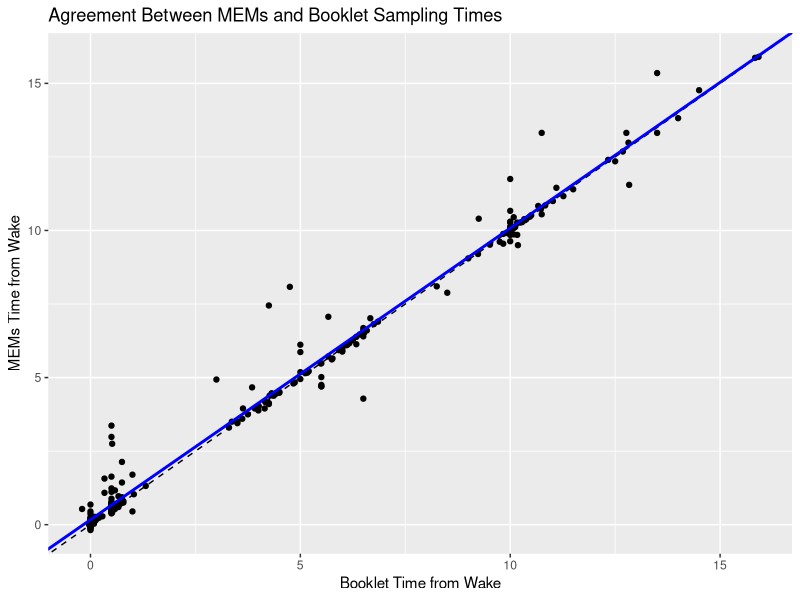
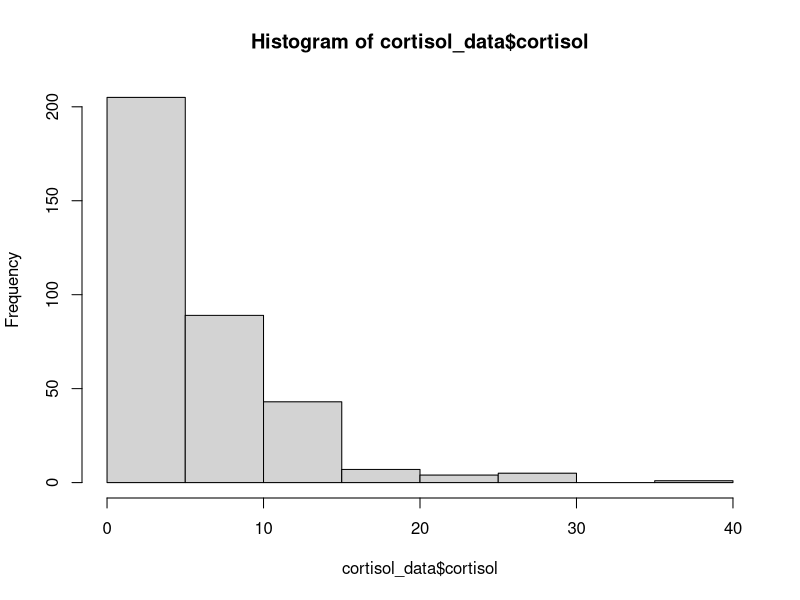
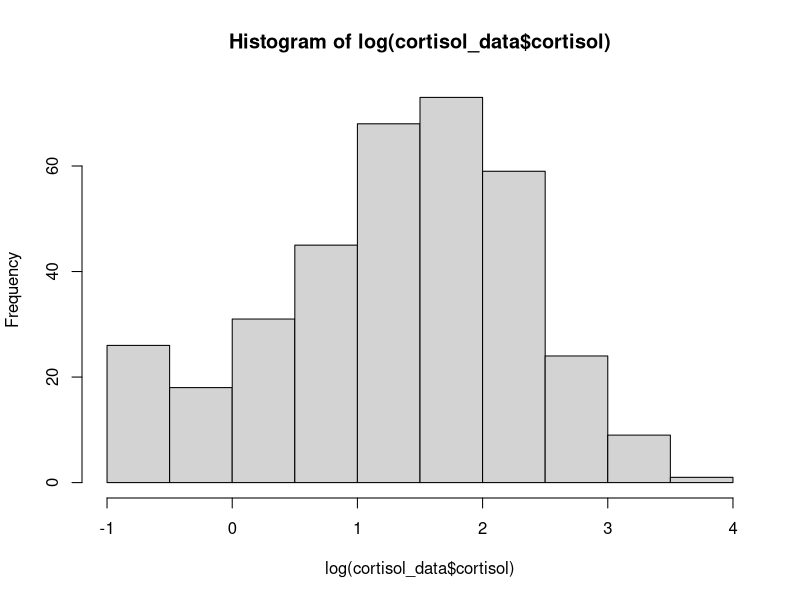
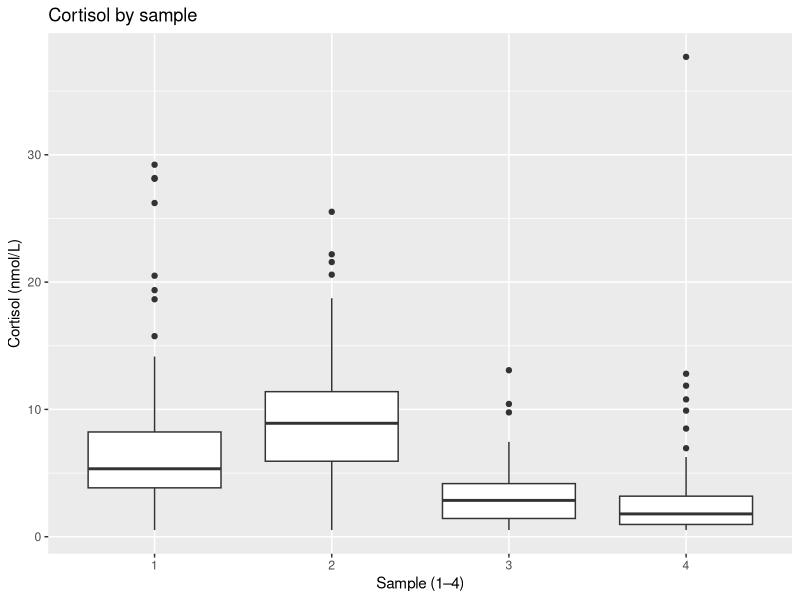
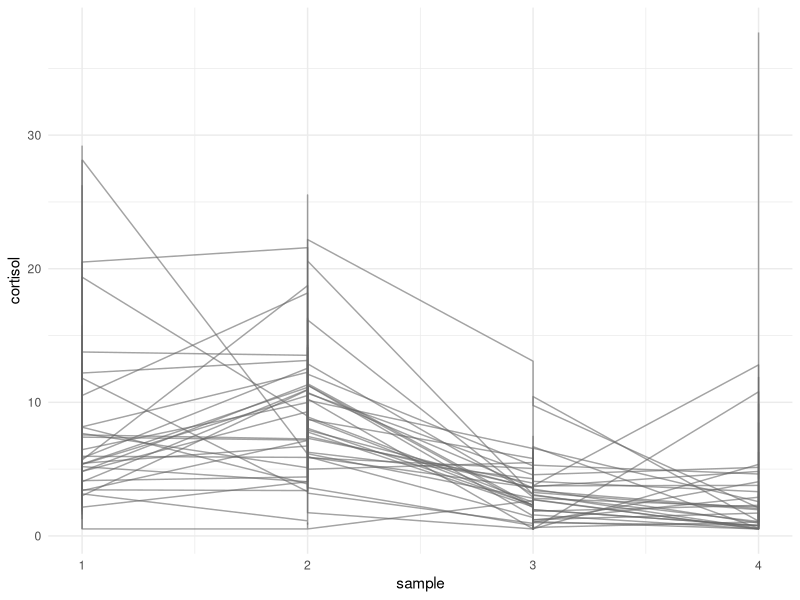
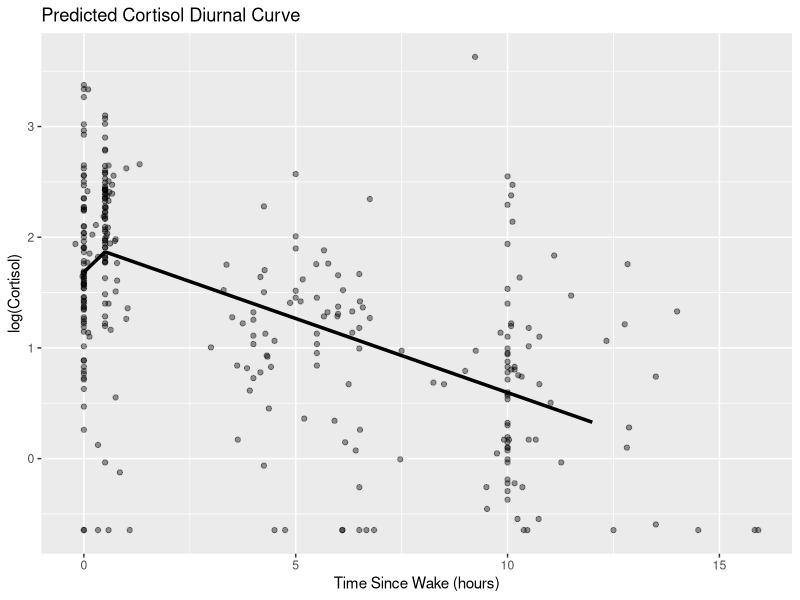
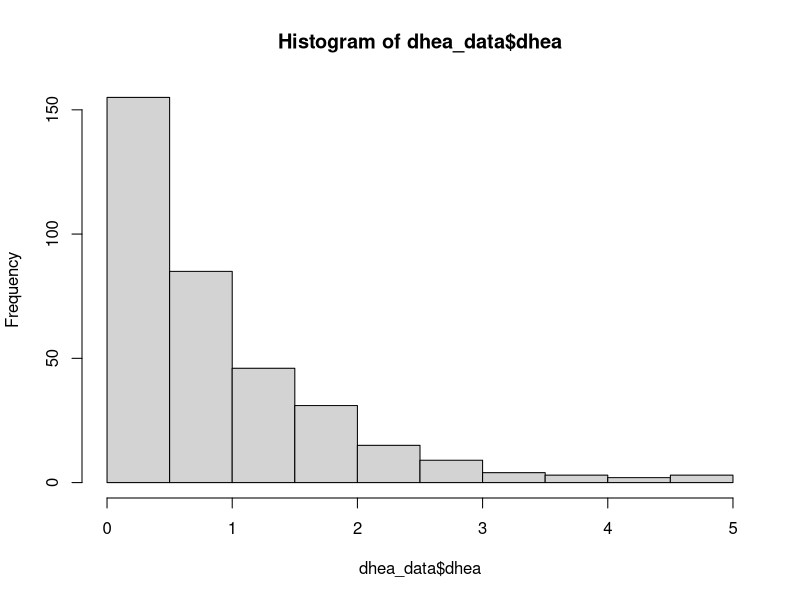
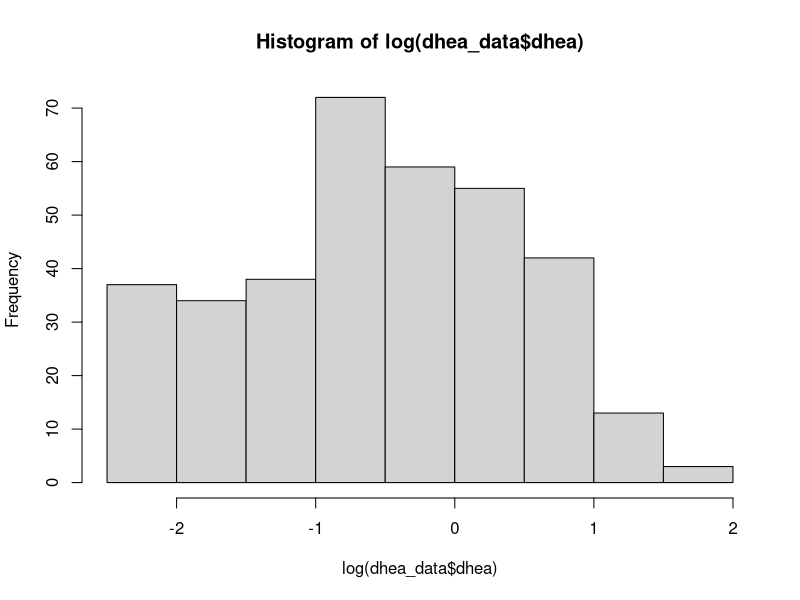

Reproduce these figures in R, in order.
#######data cleaning and analysis for project0 data
library(kableExtra)
library(tidyverse)
library(lme4)
library(lmerTest)
#read in data
p0_data <- read_csv("./Project0/Data/Project0_Clean_v2.csv")
#####NOTE: file path for data: /Users/eduardo/Eduardo/UColorado PhD Bios/Spring 26/BIOS6624 Advanced Statistical Methods/BIOS6624/Project0/Data
#remove columns that wont be used for data analysis
p0_data <- p0_data %>%
  select(-`Booklet: Sample interval`, -`Booklet: Sample interval Decimal Time (mins)`, -`MEMs: Sample interval`,
         -`MEMs: Sample interval Decimal Time (mins)`, -`Cortisol (ug/dl)`, -`DHEA (pg/dl)`)

#convert date columns to appropriate date format
p0_data <- p0_data %>%
  mutate(
    `Collection Date` = mdy(`Collection Date`)
  ) %>%
  rename(
    date = `Collection Date`,
    sample = `Collection Sample`,
    wake_tm = `Sleep Diary reported wake time`,
    booklet_tm = `Booket: Clock Time`,
    mems_tm = `MEMs: Clock Time`,
    cortisol = `Cortisol (nmol/L)`,
    dhea = `DHEA (nmol/L)`,
    day = DAYNUMB
  )

#explore missingness of data
miss_p0 <- p0_data %>%
  summarise(across(everything(),
                   ~mean(is.na(.)))) %>%
  pivot_longer(everything(),
               names_to = "variable",
               values_to = "prop_missing") %>%
  arrange(desc(prop_missing))
print(miss_p0)  

#manually calculate sample interval times for MEMs and Booklet 
p0_data <- p0_data %>%
  group_by(SubjectID, date) %>%
  arrange(sample, .by_group = TRUE) %>%
  fill(wake_tm, .direction = "down") %>%
  ungroup() %>%
  mutate(
    mems_interval = as.numeric(mems_tm - wake_tm)/3600,
    booklet_interval = as.numeric(booklet_tm - wake_tm)/3600
  )



##########--------Table 1------#############

#create table 1 of summary statistics for difference between mems and booklet
#time, cortisol, and dhea stratified by sample

# ---- Prep analysis dataset ----
table1_data <- p0_data %>%
  mutate(
    Sample = factor(sample,
                    levels = 1:4,
                    labels = c("Sample 1 (Wake)",
                               "Sample 2 (+30 min)",
                               "Sample 3 (Lunch)",
                               "Sample 4 (+10 hr)")),
    time_diff = mems_interval - booklet_interval
  )

# ---- Helper functions ----
fmt_mean_sd <- function(x, digits = 2){
  if(all(is.na(x))) return("")
  sprintf(paste0("%.",digits,"f (%.",digits,"f)"),
          mean(x, na.rm = TRUE),
          sd(x, na.rm = TRUE))
}

fmt_median_iqr <- function(x, digits = 2){
  if(all(is.na(x))) return("")
  q <- quantile(x, c(.25,.5,.75), na.rm = TRUE)
  sprintf(paste0("%.",digits,"f [%.",digits,"f, %.",digits,"f]"),
          q[2], q[1], q[3])
}

missing_cell <- function(x) {
  n_miss <- sum(is.na(x))
  p_miss <- round(mean(is.na(x)) * 100, 1)
  # build string by hand; LaTeX-safe percent is \%
  paste0(n_miss, " (", format(p_miss, nsmall = 1), "\\%)")
}

# ---- Summaries by Sample (wide) ----
by_sample <- table1_data %>%
  group_by(Sample) %>%
  summarise(
    N            = as.character(n()),
    mems_mean_sd = fmt_mean_sd(mems_interval),
    mems_med_iqr = fmt_median_iqr(mems_interval),
    mems_miss    = missing_cell(mems_interval),
    
    book_mean_sd = fmt_mean_sd(booklet_interval),
    book_med_iqr = fmt_median_iqr(booklet_interval),
    book_miss    = missing_cell(booklet_interval),
    
    diff_mean_sd = fmt_mean_sd(time_diff),
    diff_med_iqr = fmt_median_iqr(time_diff),
    diff_miss    = missing_cell(time_diff),
    
    cort_mean_sd = fmt_mean_sd(cortisol),
    cort_med_iqr = fmt_median_iqr(cortisol),
    cort_miss    = missing_cell(cortisol),
    
    dhea_mean_sd = fmt_mean_sd(dhea),
    dhea_med_iqr = fmt_median_iqr(dhea),
    dhea_miss    = missing_cell(dhea),
    .groups = "drop"
  ) %>%
  pivot_longer(-Sample, names_to="key", values_to="val") %>%
  pivot_wider(names_from = Sample, values_from = val)

# ---- Overall column ----
overall <- table1_data %>%
  summarise(
    Sample       = "Overall",
    N            = as.character(n()),
    mems_mean_sd = fmt_mean_sd(mems_interval),
    mems_med_iqr = fmt_median_iqr(mems_interval),
    mems_miss    = missing_cell(mems_interval),
    
    book_mean_sd = fmt_mean_sd(booklet_interval),
    book_med_iqr = fmt_median_iqr(booklet_interval),
    book_miss    = missing_cell(booklet_interval),
    
    diff_mean_sd = fmt_mean_sd(time_diff),
    diff_med_iqr = fmt_median_iqr(time_diff),
    diff_miss    = missing_cell(time_diff),
    
    cort_mean_sd = fmt_mean_sd(cortisol),
    cort_med_iqr = fmt_median_iqr(cortisol),
    cort_miss    = missing_cell(cortisol),
    
    dhea_mean_sd = fmt_mean_sd(dhea),
    dhea_med_iqr = fmt_median_iqr(dhea),
    dhea_miss    = missing_cell(dhea)
  ) %>%
  pivot_longer(-Sample, names_to="key", values_to="val") %>%
  select(-Sample) %>%
  rename(Overall = val)

# ---- Merge sample columns + overall ----
wide <- by_sample %>%
  left_join(overall, by="key")

# build row structure i want so that there are bolded sub headers and indented statistics
indent <- "\\hspace{3mm}"

row_map <- tibble::tribble(
  ~row_key,        ~Statistic,
  "N",             "N",
  
  "mems_hdr",      "\\textbf{MEMS time since wake (hours)}",
  "mems_mean_sd",  paste0(indent, "mean (SD)"),
  "mems_med_iqr",  paste0(indent, "median [IQR]"),
  "mems_miss",     paste0(indent, "missing, n (\\%)"),
  
  "book_hdr",      "\\textbf{Booklet time since wake (hours)}",
  "book_mean_sd",  paste0(indent, "mean (SD)"),
  "book_med_iqr",  paste0(indent, "median [IQR]"),
  "book_miss",     paste0(indent, "missing, n (\\%)"),
  
  "diff_hdr",      "\\textbf{Time diff (MEMS -- Booklet) [hours]}",
  "diff_mean_sd",  paste0(indent, "mean (SD)"),
  "diff_med_iqr",  paste0(indent, "median [IQR]"),
  "diff_miss",     paste0(indent, "missing, n (\\%)"),
  
  "cort_hdr",      "\\textbf{Cortisol (nmol/L)}",
  "cort_mean_sd",  paste0(indent, "mean (SD)"),
  "cort_med_iqr",  paste0(indent, "median [IQR]"),
  "cort_miss",     paste0(indent, "missing, n (\\%)"),
  
  "dhea_hdr",      "\\textbf{DHEA (nmol/L)}",
  "dhea_mean_sd",  paste0(indent, "mean (SD)"),
  "dhea_med_iqr",  paste0(indent, "median [IQR]"),
  "dhea_miss",     paste0(indent, "missing, n (\\%)")
)

# Join values for the actual stat rows; keep header rows with blanks
tab_vals <- wide %>%
  rename(row_key = key)

table1_out <- row_map %>%
  left_join(tab_vals, by = "row_key") %>%
  mutate(
    across(where(is.character), ~replace_na(.x, ""))  # blanks for header rows
  ) %>%
  select(-row_key)


# render using kable so that it knits to pdf nicely
kable(
  table1_out,
  format   = "latex",
  booktabs = TRUE,
  align    = "lccccc",
  caption  = "Descriptive statistics by sample collection time",
  escape   = FALSE
) %>%
  kable_styling(latex_options = c("hold_position", "scale_down"), font_size = 10)




##########--------QUESTION 1------#############

#run linear mixed effects model of booklet time vs mems time with random intercept
q1_mod1 <- lmer(mems_interval ~ booklet_interval + (1|SubjectID), data = p0_data)

#create table of lmm for question 1
#get fixed effects from model
fixef_tab <- summary(q1_mod1)$coefficients %>%
  as.data.frame() %>%
  rownames_to_column("Term") %>%
  select(
    Term,
    Estimate,
    `Std. Error`,
    `Pr(>|t|)`
  )
#95% ci
ci_tab <- confint(q1_mod1) %>%
  as.data.frame() %>%
  rownames_to_column("Term") %>%
  rename(
    LL = `2.5 %`,
    UL = `97.5 %`
  ) %>%
  filter(Term %in% fixef_tab$Term)
#putting table together
model_table <- fixef_tab %>%
  left_join(ci_tab, by = "Term") %>%
  mutate(
    CI_95 = sprintf("[%.3f, %.3f]", LL, UL),
    Estimate = round(Estimate, 3),
    `Std. Error` = round(`Std. Error`, 3),
    `Pr(>|t|)` = signif(`Pr(>|t|)`, 3)
  ) %>%
  select(
    Term,
    Estimate,
    CI_95,
    `Pr(>|t|)`
  ) %>%
  rename(
    `95% CI` = CI_95,
    `p-value` = `Pr(>|t|)`
  )
#extract hypothesis test of whether beta1 is equal to 1
contest_res <- contest(q1_mod1, L = c(0, 1), rhs = 1)

contest_table <- tibble(
  Term = "Slope test: β1 = 1",
  Estimate = NA,
  `95% CI` = NA,
  `p-value` = signif(contest_res$`Pr(>F)`[1], 3)
)
#final table
final_table <- bind_rows(
  model_table,
  contest_table
)
#change row names so that they are appropriate for final report
rownames(final_table) <- c("Intercept", "Booklet Interval", "Slope Test = 1")
#use kbl to knit to pdf nicely (kbl is the best)
final_table %>%
  kbl(
    caption = "Linear mixed model results for MEMS interval vs booklet interval",
    align = "lccc",
    booktabs = TRUE,
    linesep = ""
  ) %>%
  kable_styling(
    latex_options = c("hold_position"),
    font_size = 10
  )

#scatterplot of agreement between mems and booklet times
ggplot(p0_data, aes(x= booklet_interval, y= mems_interval)) + 
  geom_point() + 
  geom_abline(slope = 1, intercept = 0, linetype = "dashed") + 
  geom_abline(slope = fixef(q1_mod1)["booklet_interval"], intercept = fixef(q1_mod1)["(Intercept)"],
              linewidth = 1, col = "blue") +
  labs(title = "Agreement Between MEMs and Booklet Sampling Times",
       x = "Booklet Time from Wake", y= "MEMs Time from Wake")


##########--------QUESTION 2------#############

#create truth columns of +/- 7.5 and 15 mins to check adherence
p0_data <- p0_data %>%
  mutate(
    truth = case_when(
      sample == 2 ~ .5,
      sample == 4 ~ 10,
      .default = NA
    ),
    deviation_mems = abs(mems_interval - truth),
    deviation_book = abs(booklet_interval - truth)
  )

#check adherence
p0_data <- p0_data %>%
  mutate(
    adherence_mems7_5 = if_else(deviation_mems <= 7.5/60, 1, 0),
    adherence_book7_5 = if_else(deviation_book <= 7.5/60, 1, 0),
    adherence_mems15 = if_else(deviation_mems <= 15/60, 1, 0),
    adherence_book15 = if_else(deviation_book <= 15/60, 1, 0)
  )

#calc adherence proportions
adherence <- p0_data %>%
  filter(!is.na(truth)) %>%
  summarise(
    within_7_5_mems = mean(adherence_mems7_5, na.rm = TRUE),
    within_15_mems = mean(adherence_mems15, na.rm = TRUE),
    within_7_5_book = mean(adherence_book7_5, na.rm = TRUE),
    within_15_book = mean(adherence_book15, na.rm = TRUE)
  )

#transform adherence table to long so that it's ready to print
adherence_table <- adherence %>%
  pivot_longer(
    cols = everything(),
    names_to = "name",
    values_to = "prop"
  ) %>%
  mutate(
    Method = if_else(grepl("_mems$", name), "MEMS", "Booklet"),
    Window = case_when(
      grepl("^within_7_5_", name) ~ "±7.5 minutes",
      grepl("^within_15_",  name) ~ "±15 minutes"
    )
  ) %>%
  select(Window, Method, prop) %>%
  pivot_wider(names_from = Method, values_from = prop)
#convert to percents
adherence_table <- adherence_table %>%
  mutate(
    MEMS = scales::percent(MEMS, accuracy = 0.1),
    Booklet = scales::percent(Booklet, accuracy = 0.1)
  )
#use kbl to print adherence table so that it is formatted nicely
adherence_table %>%
  kbl(
    caption = "Adherence of MEMS and Booklet Sampling Times Within Specified Time Windows",
    align = c("l", "c", "c"),
    booktabs = TRUE,
    linesep = ""
  ) %>%
  kable_styling(
    latex_options = c("hold_position"),
    font_size = 10
  )

##########--------QUESTION 3------#############

#check to see subjects with DHEA values equal to 5.205
p0_data %>% filter(dhea == 5.205)

#subject 3037 has several DHEA measures at detection limit so remove from Q3 analysis
q3_data <- p0_data %>%
  filter(SubjectID != 3037)

#cortisol data filtering out samples with cortisol values over 80 due to lab error
cortisol_data <- q3_data %>%
  filter(cortisol <=80)

#dhea data filtering out samples with dhea == 5.205
dhea_data <- q3_data %>%
  filter(dhea < 5.205)

#check to see distribution of cortisol
hist(cortisol_data$cortisol) #found cortisol to be heavily right skewed and not normal
#log transform cortisol and check distribution
hist(log(cortisol_data$cortisol)) #appears more normally distributed

#boxplot to further visualize outliers
ggplot(cortisol_data, aes(x = factor(sample), y = cortisol)) +
  geom_boxplot() +
  labs(x="Sample (1–4)", y="Cortisol (nmol/L)", title="Cortisol by sample")

#create piecewise at 30 mins for mems time
cortisol_data <- cortisol_data %>%
  mutate(
    booklet_step = pmax(0, booklet_interval-0.5)
  )

#plot spaghetti plots of cortisol trajectories for each subject
ggplot(cortisol_data, aes(x = sample, y = cortisol, group = SubjectID)) + 
  geom_line(alpha = 0.6, color = "gray40") +
  theme_minimal()

#distribution of cortisol is not normal whereas log(x) is approx normal so use log transformed
q3_cortmod1 <- lmer(log(cortisol) ~ booklet_interval + booklet_step + (1|SubjectID),
                    data = cortisol_data)
summary(q3_cortmod1)

#confidence interval
cort_conf <- as.data.frame(confint(q3_cortmod1)[3:5,]) 

#create table for model results
cortmod_tab <- as.data.frame(coef(summary(q3_cortmod1))) %>%
  select(Estimate, "Pr(>|t|)")%>%
  mutate("95% CI" = paste0("[", round(exp(cort_conf$`2.5 %`), 2), ", ", 
                        round(exp(cort_conf$`97.5 %`), 2), "]"),
         "exp(Estimate)" = exp(Estimate),
         "P-value" = round(`Pr(>|t|)`, 4)) %>%
  select("exp(Estimate)", "95% CI", "P-value")

#cortisol prediction grid
cort_grid <- data.frame(
  booklet_interval = seq(0, 12, length = 200)
)

cort_grid$booklet_step <- pmax(0, cort_grid$booklet_interval - 0.5)

cort_grid$pred <- predict(q3_cortmod1,
                          newdata = cort_grid,
                          re.form = NA)
#plot of predicted over observed
ggplot(cortisol_data,
       aes(booklet_interval, log(cortisol))) +
  geom_point(alpha = 0.4) +
  geom_line(data = cort_grid,
            aes(booklet_interval, pred),
            linewidth = 1.2) +
  labs(
    x = "Time Since Wake (hours)",
    y = "log(Cortisol)",
    title = "Predicted Cortisol Diurnal Curve"
  )


#check to see distribution of dhea
hist(dhea_data$dhea) #not normal and heavily right skewed
#log transform dhea and check distribution
hist(log(dhea_data$dhea)) #still right skewed but a bit more normal

#boxplot to visualize outliers
ggplot(dhea_data, aes(x = factor(sample), y = dhea)) +
  geom_boxplot() +
  labs(x="Sample (1–4)", y="DHEA (nmol/L)", title="DHEA by sample")

#create piecewise at 30 mins for mems time
dhea_data <- dhea_data %>%
  mutate(
    booklet_step = pmax(0, booklet_interval-0.5)
  )

#spaghetti plot of subject's dhea trajectories over time
ggplot(dhea_data, aes(x = sample, y = dhea, group = SubjectID)) + 
  geom_line(alpha = 0.6, color = "gray40") +
  theme_minimal()

#distribution of dhea is not normal whereas log(x+1) is a bit better
q3_dheamod1 <- lmer(log(dhea) ~ booklet_interval + booklet_step + (1|SubjectID),
                    data = dhea_data)
summary(q3_dheamod1)

#confidence interval
dhea_conf <- as.data.frame(confint(q3_dheamod1)[3:5,]) 

#create table for model results
dheamod_tab <- as.data.frame(coef(summary(q3_dheamod1))) %>%
  select(Estimate, "Pr(>|t|)")%>%
  mutate("95% CI" = paste0("[", round(exp(dhea_conf$`2.5 %`), 2), ", ", 
                        round(exp(dhea_conf$`97.5 %`), 2), "]"),
         "exp(Estimate)" = exp(Estimate),
         "P-value" = round(`Pr(>|t|)`, 4)) %>%
  select("exp(Estimate)", "95% CI", "P-value")

#dhea predicted grid
dhea_grid <- data.frame(
  booklet_interval = seq(0, 12, length = 200)
)

dhea_grid$booklet_step <- pmax(0, dhea_grid$booklet_interval - 0.5)

dhea_grid$pred <- predict(q3_dheamod1,
                          newdata = dhea_grid,
                          re.form = NA)
#plot of predicted over observed
ggplot(dhea_data,
       aes(booklet_interval, log(dhea))) +
  geom_point(alpha = 0.4) +
  geom_line(data = dhea_grid,
            aes(booklet_interval, pred),
            linewidth = 1.2) +
  labs(
    x = "Time Since Wake (hours)",
    y = "log(DHEA)",
    title = "Predicted DHEA Diurnal Curve"
  )


#combine cortisol and dhea model outputs into single table
tab_combined <- cbind(
  `Cortisol Model` = cortmod_tab,
  `DHEA Model`     = dheamod_tab
)
#change rownames so they are appropriate for report
rownames(tab_combined) <- c("Intercept", "Booklet Time Pre-30m", "Booklet Time Post-30m")
# Flatten the weird colnames created by cbind() into clean names
colnames(tab_combined) <- c(
  "exp(Estimate)", "95\\% CI", "P-value",
  "exp(Estimate)", "95\\% CI", "P-value"
)

kbl(
  tab_combined,
  booktabs = TRUE,
  align = "lcccccc",
  caption = "Hormone Fluctuation Over Time via Linear Mixed Effects",
  escape = FALSE
) |>
  add_header_above(c(" " = 1, "Cortisol Model" = 3, "DHEA Model" = 3)) |>
  kable_styling(latex_options = c("hold_position", "striped")) |>
  column_spec(1, width = "3.0cm") |>
  column_spec(2:7, width = "2.0cm") |>
  footnote(
    general = "exp(Estimate) represents exponentiated fixed-effect estimates",
    threeparttable = TRUE
  )


##code for creating table of back transformed and interpretable relative change in hormones pre and post 30 mins
############### CORTISOL ################

b_cort <- fixef(q3_cortmod1)
V_cort <- vcov(q3_cortmod1)

b1_c <- b_cort["booklet_interval"]
b2_c <- b_cort["booklet_step"]

# Slopes
slope_c_0_30 <- b1_c
slope_c_30p  <- b1_c + b2_c

# SEs
se_c_0_30 <- sqrt(V_cort["booklet_interval","booklet_interval"])
se_c_30p  <- sqrt(
  V_cort["booklet_interval","booklet_interval"] +
    V_cort["booklet_step","booklet_step"] +
    2*V_cort["booklet_interval","booklet_step"]
)

# df + p-values from model summary
coef_c <- summary(q3_cortmod1)$coefficients
df_c <- coef_c["booklet_interval","df"]
p_c_0_30 <- coef_c["booklet_interval","Pr(>|t|)"]

# Wald p for combined slope
t_c_30p <- slope_c_30p / se_c_30p
p_c_30p <- 2 * pt(abs(t_c_30p), df=df_c, lower.tail=FALSE)

crit_c <- qt(0.975, df_c)

############### DHEA ################

b_dhea <- fixef(q3_dheamod1)
V_dhea <- vcov(q3_dheamod1)

b1_d <- b_dhea["booklet_interval"]
b2_d <- b_dhea["booklet_step"]

slope_d_0_30 <- b1_d
slope_d_30p  <- b1_d + b2_d

se_d_0_30 <- sqrt(V_dhea["booklet_interval","booklet_interval"])
se_d_30p  <- sqrt(
  V_dhea["booklet_interval","booklet_interval"] +
    V_dhea["booklet_step","booklet_step"] +
    2*V_dhea["booklet_interval","booklet_step"]
)

coef_d <- summary(q3_dheamod1)$coefficients
df_d <- coef_d["booklet_interval","df"]
p_d_0_30 <- coef_d["booklet_interval","Pr(>|t|)"]

t_d_30p <- slope_d_30p / se_d_30p
p_d_30p <- 2 * pt(abs(t_d_30p), df=df_d, lower.tail=FALSE)

crit_d <- qt(0.975, df_d)

############### BUILD TABLE ################

final_q3_table <- tibble(
  `Time Window` = c("0–30 min", "30+ min"),
  `Cortisol % Change` = c(
    round((exp(slope_c_0_30 * 0.5) - 1) * 100, 1),   
    round((exp(slope_c_30p) - 1) * 100, 1)           
  ),
  
  `Cortisol 95% CI` = c(
    paste0("[",
           round((exp((slope_c_0_30 - crit_c*se_c_0_30) * 0.5) - 1) * 100, 1),
           ", ",
           round((exp((slope_c_0_30 + crit_c*se_c_0_30) * 0.5) - 1) * 100, 1),
           "]"
    ),
    paste0("[",
           round((exp(slope_c_30p - crit_c*se_c_30p) - 1) * 100, 1),
           ", ",
           round((exp(slope_c_30p + crit_c*se_c_30p) - 1) * 100, 1),
           "]"
    )
  ),
  
  `Cortisol P-value` = ifelse(
    c(p_c_0_30, p_c_30p) < 0.0001,
    "<0.0001",
    formatC(c(p_c_0_30, p_c_30p), format="f", digits=4)
  ),
  
  `DHEA % Change` = c(
    round((exp(slope_d_0_30 * 0.5) - 1) * 100, 1),
    round((exp(slope_d_30p) - 1) * 100, 1)
  ),
  
  `DHEA 95% CI` = c(
    paste0("[",
           round((exp((slope_d_0_30 - crit_d*se_d_0_30) * 0.5) - 1) * 100, 1),
           ", ",
           round((exp((slope_d_0_30 + crit_d*se_d_0_30) * 0.5) - 1) * 100, 1),
           "]"
    ),
    paste0("[",
           round((exp(slope_d_30p - crit_d*se_d_30p) - 1) * 100, 1),
           ", ",
           round((exp(slope_d_30p + crit_d*se_d_30p) - 1) * 100, 1),
           "]"
    )
  ),
  
  `DHEA P-value` = ifelse(
    c(p_d_0_30, p_d_30p) < 0.0001,
    "<0.0001",
    formatC(c(p_d_0_30, p_d_30p), format="f", digits=4)
  )
)


############### PRINT TABLE ################

kbl(
  final_q3_table,
  format="latex",
  booktabs=TRUE,
  align="lccc|ccc",
  caption="Percent change in hormone concentrations"
) %>%
  add_header_above(c(" " = 1, "Cortisol Model" = 3, "DHEA Model" = 3)) %>%
  kable_styling(
    latex_options=c("hold_position","scale_down"),   
    font_size=9                                      
  ) %>%
  column_spec(1, width="2.8cm") %>%
  column_spec(2:7, width="1.8cm")
